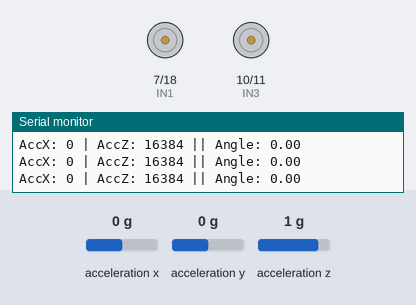
A sketch run on a simulated ESP32-S3. On the bench: motor-driver pin pairs drawn as motors (green arrow = first pin HIGH = forward, orange = second pin HIGH = backward, longer = more drive, scaled by the enable pin), the last lines printed to the serial monitor. Wiring (inferred from the names in the program): MPU-6050 motion sensor at I2C address 0x68. The inputs (shaded band) are chosen by the test bench; at power-on: acceleration x 0 g, acceleration z 1 g, acceleration y 0 g.

Above: at 2.2 s.
2.3 s: acceleration x set to -1.4 g
At 3.1 s:
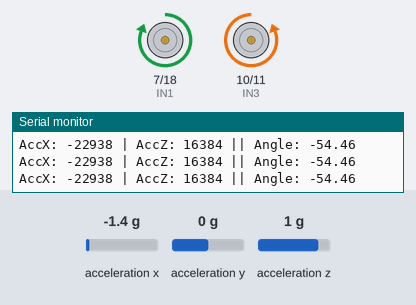
3.8 s: acceleration x set to -0.8 g
At 4.8 s:
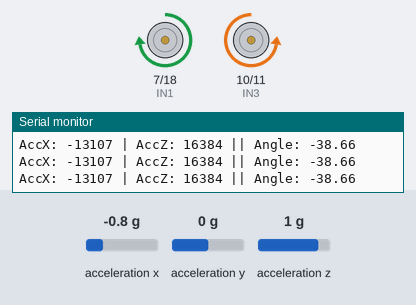
5.3 s: acceleration z set to 1.4 g
At 6.1 s:
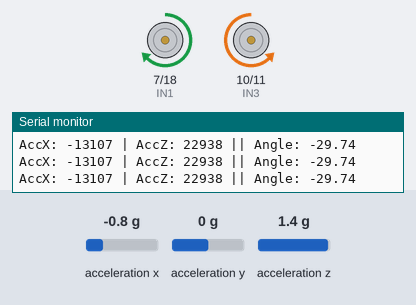
6.8 s: acceleration x set to 0.8 g
At 7.8 s:
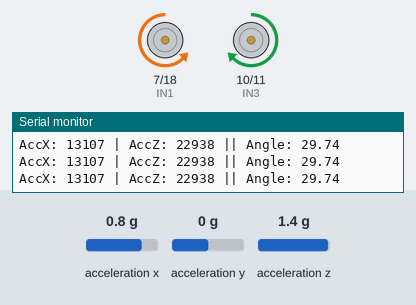
8.3 s: acceleration z set to -1.4 g
At 9.5 s:
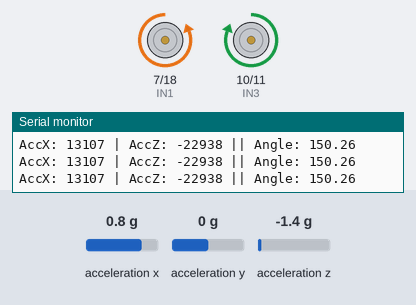
Timing chart, 0 to 10.8 s (numbered marks = the images above; inputs shaded):
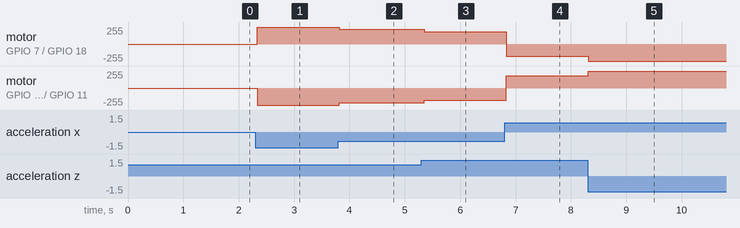

The sketch:

calib_et_moteur.ino
```cpp
/*
 * TEST : Équilibre Basique (X/Z) - SENS INVERSÉ
 * Matériel: ESP32-S3 Self Balanced Robot
 */
#include <Wire.h>

// --- DÉFINITION DES PINS ---
// Moteur GAUCHE
const int ENA = 46; const int IN1 = 7; const int IN2 = 18;
const int ENC_L_A = 16; const int ENC_L_B = 17;

// Moteur DROIT
const int ENB = 45; const int IN3 = 10; const int IN4 = 11;
const int ENC_R_A = 9;  const int ENC_R_B = 47;

// I2C MPU6050
#define MPU_ADDR 0x68
#define SDA_PIN 5
#define SCL_PIN 4

// Variables
int16_t accX, accY, accZ;
float anglePitch = 0;

// Zone morte (angle minimal pour activer les moteurs)
const float DEADZONE = 2.0;

void setup() {
  Serial.begin(115200);

  // Config Moteurs
  pinMode(ENA, OUTPUT); pinMode(IN1, OUTPUT); pinMode(IN2, OUTPUT);
  pinMode(ENB, OUTPUT); pinMode(IN3, OUTPUT); pinMode(IN4, OUTPUT);

  // Init MPU6050
  Wire.begin(SDA_PIN, SCL_PIN);
  Wire.beginTransmission(MPU_ADDR);
  Wire.write(0x6B); Wire.write(0); Wire.endTransmission(true);

  Serial.println("--- TEST SENS INVERSÉ DÉMARRÉ ---");
  delay(1000);
}

void loop() {
  // --- 1. LECTURE CAPTEURS ---
  Wire.beginTransmission(MPU_ADDR);
  Wire.write(0x3B);
  Wire.endTransmission(false);
  Wire.requestFrom(MPU_ADDR, 6, true);

  accX = (Wire.read() << 8 | Wire.read());
  accY = (Wire.read() << 8 | Wire.read());
  accZ = (Wire.read() << 8 | Wire.read());

  // --- 2. CALCUL ANGLE (Axe X et Z) ---
  anglePitch = atan2(accX, accZ) * 180.0 / PI;

  // --- 3. COMMANDE MOTEURS ---
  int pwmSpeed = 0;

  // Calcul de la vitesse (map et constrain)
  int v = map(abs((int)anglePitch), 0, 45, 60, 255);
  v = constrain(v, 0, 255);

  if (anglePitch > DEADZONE) {
    // Si Angle Positif -> On appelle la fonction AVANCER (modifiée ci-dessous)
    moveForward(v);
  }
  else if (anglePitch < -DEADZONE) {
    // Si Angle Négatif -> On appelle la fonction RECULER (modifiée ci-dessous)
    moveBackward(v);
  }
  else {
    stopMotors();
  }

  // --- 4. AFFICHAGE ---
  Serial.print("AccX: "); Serial.print(accX);
  Serial.print(" | AccZ: "); Serial.print(accZ);
  Serial.print(" || Angle: "); Serial.println(anglePitch);

  delay(50);
}

// --- FONCTIONS MOTEURS INVERSÉES ---

void moveForward(int speed) {
  // J'ai inversé HIGH et LOW ici par rapport au code précédent

  // Moteur Gauche
  digitalWrite(IN1, LOW);
  digitalWrite(IN2, HIGH);
  analogWrite(ENA, speed);

  // Moteur Droit
  digitalWrite(IN3, HIGH);
  digitalWrite(IN4, LOW);
  analogWrite(ENB, speed);
}

void moveBackward(int speed) {
  // J'ai inversé HIGH et LOW ici aussi

  // Moteur Gauche
  digitalWrite(IN1, HIGH);
  digitalWrite(IN2, LOW);
  analogWrite(ENA, speed);

  // Moteur Droit
  digitalWrite(IN3, LOW);
  digitalWrite(IN4, HIGH);
  analogWrite(ENB, speed);
}

void stopMotors() {
  digitalWrite(IN1, LOW); digitalWrite(IN2, LOW); analogWrite(ENA, 0);
  digitalWrite(IN3, LOW); digitalWrite(IN4, LOW); analogWrite(ENB, 0);
}
```

Measured:
- after the input at 2.3 s, motor on GPIO 7 (IN1) / GPIO 18 (IN2): stopped → forward 255/255 at once; motor on GPIO 10 (IN3) / GPIO 11 (IN4): stopped → backward 255/255 at once
- after the input at 3.8 s, motor on GPIO 7 (IN1) / GPIO 18 (IN2): forward 255/255 → forward 224/255 at once; motor on GPIO 10 (IN3) / GPIO 11 (IN4): backward 255/255 → backward 224/255 at once
- after the input at 5.3 s, motor on GPIO 7 (IN1) / GPIO 18 (IN2): forward 224/255 → forward 185/255 after 0.05 s; motor on GPIO 10 (IN3) / GPIO 11 (IN4): backward 224/255 → backward 185/255 after 0.05 s
- after the input at 6.8 s, motor on GPIO 7 (IN1) / GPIO 18 (IN2): forward 185/255 → backward 185/255 at once; motor on GPIO 10 (IN3) / GPIO 11 (IN4): backward 185/255 → forward 185/255 at once
- after the input at 8.3 s, motor on GPIO 7 (IN1) / GPIO 18 (IN2): backward 185/255 → backward 255/255 at once; motor on GPIO 10 (IN3) / GPIO 11 (IN4): forward 185/255 → forward 255/255 at once
